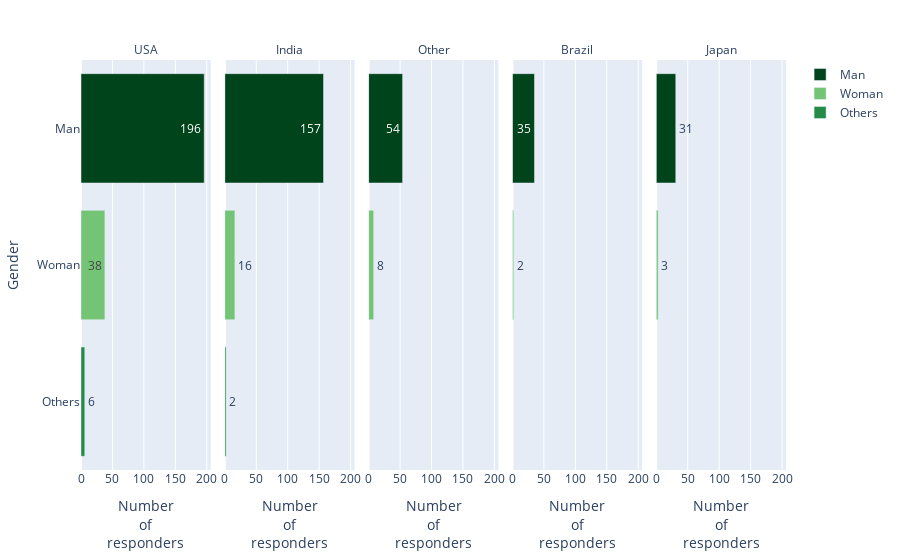

This figure's notebook cell:
### Markdown cell above
#### **Gender**

The graph shows that men represent 86.32% of the total, while women and others make up 13.67%, the latter category being the minority. **Note:** The "Others" group includes non-binary people, those who described themselves uniquely and those who did not feel comfortable describing their gender.

### Code cell
age_exp=df_prue.groupby(['Q4',"Q3"],as_index=False).size()

age_exp['avg_num'] = round((age_exp['size'] / age_exp['size'].sum())*100,2)
age_exp['avg']=age_exp['avg_num'].apply(lambda a: str(a)+ '%')

fig = px.bar(age_exp, x="size", y='Q3', color='Q3', facet_col="Q4",  text_auto=True,orientation='h', text='avg',#'texttemplate': '%{x}'
                   category_orders={"Q4": q4_5top,"Q3":['Man','Woman','Others']},
                   color_discrete_sequence=['rgb(0,68,27)','rgb(116,196,118)','rgb(35,139,69)'])
fig.for_each_annotation(lambda a: a.update(text=a.text.replace("Q4=", "")))
fig.update_layout(yaxis_title="Gender")
fig.update_xaxes(title_text="Number<br>of<br>responders")
fig.layout.legend.title.text = ''
fig.show()

age_exp.groupby(['Q3']).sum()

### Figure 1 — Plotly figure (JSON) as saved in the notebook; plotly's stock layout.template omitted (floating-point values rounded to 4 significant figures)
{"data": [{"alignmentgroup": "True", "hovertemplate": "Q3=%{y}<br>Q4=USA<br>size=%{x}<br>avg=%{text}<extra></extra>", "legendgroup": "Man", "marker": {"color": "rgb(0,68,27)", "pattern": {"shape": ""}}, "name": "Man", "offsetgroup": "Man", "orientation": "h", "showlegend": true, "text": ["35.77%"], "textposition": "auto", "texttemplate": "%{x}", "type": "bar", "x": [196], "xaxis": "x", "y": ["Man"], "yaxis": "y"}, {"alignmentgroup": "True", "hovertemplate": "Q3=%{y}<br>Q4=India<br>size=%{x}<br>avg=%{text}<extra></extra>", "legendgroup": "Man", "marker": {"color": "rgb(0,68,27)", "pattern": {"shape": ""}}, "name": "Man", "offsetgroup": "Man", "orientation": "h", "showlegend": false, "text": ["28.65%"], "textposition": "auto", "texttemplate": "%{x}", "type": "bar", "x": [157], "xaxis": "x2", "y": ["Man"], "yaxis": "y2"}, {"alignmentgroup": "True", "hovertemplate": "Q3=%{y}<br>Q4=Other<br>size=%{x}<br>avg=%{text}<extra></extra>", "legendgroup": "Man", "marker": {"color": "rgb(0,68,27)", "pattern": {"shape": ""}}, "name": "Man", "offsetgroup": "Man", "orientation": "h", "showlegend": false, "text": ["9.85%"], "textposition": "auto", "texttemplate": "%{x}", "type": "bar", "x": [54], "xaxis": "x3", "y": ["Man"], "yaxis": "y3"}, {"alignmentgroup": "True", "hovertemplate": "Q3=%{y}<br>Q4=Brazil<br>size=%{x}<br>avg=%{text}<extra></extra>", "legendgroup": "Man", "marker": {"color": "rgb(0,68,27)", "pattern": {"shape": ""}}, "name": "Man", "offsetgroup": "Man", "orientation": "h", "showlegend": false, "text": ["6.39%"], "textposition": "auto", "texttemplate": "%{x}", "type": "bar", "x": [35], "xaxis": "x4", "y": ["Man"], "yaxis": "y4"}, {"alignmentgroup": "True", "hovertemplate": "Q3=%{y}<br>Q4=Japan<br>size=%{x}<br>avg=%{text}<extra></extra>", "legendgroup": "Man", "marker": {"color": "rgb(0,68,27)", "pattern": {"shape": ""}}, "name": "Man", "offsetgroup": "Man", "orientation": "h", "showlegend": false, "text": ["5.66%"], "textposition": "auto", "texttemplate": "%{x}", "type": "bar", "x": [31], "xaxis": "x5", "y": ["Man"], "yaxis": "y5"}, {"alignmentgroup": "True", "hovertemplate": "Q3=%{y}<br>Q4=USA<br>size=%{x}<br>avg=%{text}<extra></extra>", "legendgroup": "Woman", "marker": {"color": "rgb(116,196,118)", "pattern": {"shape": ""}}, "name": "Woman", "offsetgroup": "Woman", "orientation": "h", "showlegend": true, "text": ["6.93%"], "textposition": "auto", "texttemplate": "%{x}", "type": "bar", "x": [38], "xaxis": "x", "y": ["Woman"], "yaxis": "y"}, {"alignmentgroup": "True", "hovertemplate": "Q3=%{y}<br>Q4=India<br>size=%{x}<br>avg=%{text}<extra></extra>", "legendgroup": "Woman", "marker": {"color": "rgb(116,196,118)", "pattern": {"shape": ""}}, "name": "Woman", "offsetgroup": "Woman", "orientation": "h", "showlegend": false, "text": ["2.92%"], "textposition": "auto", "texttemplate": "%{x}", "type": "bar", "x": [16], "xaxis": "x2", "y": ["Woman"], "yaxis": "y2"}, {"alignmentgroup": "True", "hovertemplate": "Q3=%{y}<br>Q4=Other<br>size=%{x}<br>avg=%{text}<extra></extra>", "legendgroup": "Woman", "marker": {"color": "rgb(116,196,118)", "pattern": {"shape": ""}}, "name": "Woman", "offsetgroup": "Woman", "orientation": "h", "showlegend": false, "text": ["1.46%"], "textposition": "auto", "texttemplate": "%{x}", "type": "bar", "x": [8], "xaxis": "x3", "y": ["Woman"], "yaxis": "y3"}, {"alignmentgroup": "True", "hovertemplate": "Q3=%{y}<br>Q4=Brazil<br>size=%{x}<br>avg=%{text}<extra></extra>", "legendgroup": "Woman", "marker": {"color": "rgb(116,196,118)", "pattern": {"shape": ""}}, "name": "Woman", "offsetgroup": "Woman", "orientation": "h", "showlegend": false, "text": ["0.36%"], "textposition": "auto", "texttemplate": "%{x}", "type": "bar", "x": [2], "xaxis": "x4", "y": ["Woman"], "yaxis": "y4"}, {"alignmentgroup": "True", "hovertemplate": "Q3=%{y}<br>Q4=Japan<br>size=%{x}<br>avg=%{text}<extra></extra>", "legendgroup": "Woman", "marker": {"color": "rgb(116,196,118)", "pattern": {"shape": ""}}, "name": "Woman", "offsetgroup": "Woman", "orientation": "h", "showlegend": false, "text": ["0.55%"], "textposition": "auto", "texttemplate": "%{x}", "type": "bar", "x": [3], "xaxis": "x5", "y": ["Woman"], "yaxis": "y5"}, {"alignmentgroup": "True", "hovertemplate": "Q3=%{y}<br>Q4=USA<br>size=%{x}<br>avg=%{text}<extra></extra>", "legendgroup": "Others", "marker": {"color": "rgb(35,139,69)", "pattern": {"shape": ""}}, "name": "Others", "offsetgroup": "Others", "orientation": "h", "showlegend": true, "text": ["1.09%"], "textposition": "auto", "texttemplate": "%{x}", "type": "bar", "x": [6], "xaxis": "x", "y": ["Others"], "yaxis": "y"}, {"alignmentgroup": "True", "hovertemplate": "Q3=%{y}<br>Q4=India<br>size=%{x}<br>avg=%{text}<extra></extra>", "legendgroup": "Others", "marker": {"color": "rgb(35,139,69)", "pattern": {"shape": ""}}, "name": "Others", "offsetgroup": "Others", "orientation": "h", "showlegend": false, "text": ["0.36%"], "textposition": "auto", "texttemplate": "%{x}", "type": "bar", "x": [2], "xaxis": "x2", "y": ["Others"], "yaxis": "y2"}], "layout": {"annotations": [{"font": {}, "showarrow": false, "text": "USA", "x": 0.092, "xanchor": "center", "xref": "paper", "y": 1, "yanchor": "bottom", "yref": "paper"}, {"font": {}, "showarrow": false, "text": "India", "x": 0.296, "xanchor": "center", "xref": "paper", "y": 1, "yanchor": "bottom", "yref": "paper"}, {"font": {}, "showarrow": false, "text": "Other", "x": 0.5, "xanchor": "center", "xref": "paper", "y": 1, "yanchor": "bottom", "yref": "paper"}, {"font": {}, "showarrow": false, "text": "Brazil", "x": 0.704, "xanchor": "center", "xref": "paper", "y": 1, "yanchor": "bottom", "yref": "paper"}, {"font": {}, "showarrow": false, "text": "Japan", "x": 0.908, "xanchor": "center", "xref": "paper", "y": 1, "yanchor": "bottom", "yref": "paper"}], "barmode": "relative", "legend": {"title": {"text": ""}, "tracegroupgap": 0}, "margin": {"t": 60}, "xaxis": {"anchor": "y", "domain": [0, 0.184], "title": {"text": "Number<br>of<br>responders"}}, "xaxis2": {"anchor": "y2", "domain": [0.204, 0.388], "matches": "x", "title": {"text": "Number<br>of<br>responders"}}, "xaxis3": {"anchor": "y3", "domain": [0.408, 0.592], "matches": "x", "title": {"text": "Number<br>of<br>responders"}}, "xaxis4": {"anchor": "y4", "domain": [0.612, 0.796], "matches": "x", "title": {"text": "Number<br>of<br>responders"}}, "xaxis5": {"anchor": "y5", "domain": [0.816, 1], "matches": "x", "title": {"text": "Number<br>of<br>responders"}}, "yaxis": {"anchor": "x", "categoryarray": ["Others", "Woman", "Man"], "categoryorder": "array", "domain": [0, 1], "title": {"text": "Gender"}}, "yaxis2": {"anchor": "x2", "domain": [0, 1], "matches": "y", "showticklabels": false}, "yaxis3": {"anchor": "x3", "domain": [0, 1], "matches": "y", "showticklabels": false}, "yaxis4": {"anchor": "x4", "domain": [0, 1], "matches": "y", "showticklabels": false}, "yaxis5": {"anchor": "x5", "domain": [0, 1], "matches": "y", "showticklabels": false}}}
